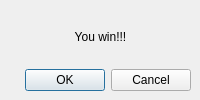
<?xml version="1.0" encoding="UTF-8"?>
<ui version="4.0">
 <class>Win</class>
 <widget class="QDialog" name="Win">
  <property name="geometry">
   <rect>
    <x>0</x>
    <y>0</y>
    <width>200</width>
    <height>100</height>
   </rect>
  </property>
  <property name="minimumSize">
   <size>
    <width>200</width>
    <height>100</height>
   </size>
  </property>
  <property name="maximumSize">
   <size>
    <width>200</width>
    <height>100</height>
   </size>
  </property>
  <property name="windowTitle">
   <string>Dialog</string>
  </property>
  <widget class="QWidget" name="">
   <property name="geometry">
    <rect>
     <x>10</x>
     <y>10</y>
     <width>181</width>
     <height>81</height>
    </rect>
   </property>
   <layout class="QVBoxLayout" name="verticalLayout">
    <item>
     <widget class="QLabel" name="label">
      <property name="text">
       <string>You win!!!</string>
      </property>
      <property name="alignment">
       <set>Qt::AlignCenter</set>
      </property>
     </widget>
    </item>
    <item>
     <widget class="QDialogButtonBox" name="buttonBox">
      <property name="standardButtons">
       <set>QDialogButtonBox::Cancel|QDialogButtonBox::Ok</set>
      </property>
     </widget>
    </item>
   </layout>
  </widget>
 </widget>
 <resources/>
 <connections>
  <connection>
   <sender>buttonBox</sender>
   <signal>accepted()</signal>
   <receiver>Win</receiver>
   <slot>close()</slot>
   <hints>
    <hint type="sourcelabel">
     <x>100</x>
     <y>73</y>
    </hint>
    <hint type="destinationlabel">
     <x>99</x>
     <y>49</y>
    </hint>
   </hints>
  </connection>
  <connection>
   <sender>buttonBox</sender>
   <signal>rejected()</signal>
   <receiver>Win</receiver>
   <slot>close()</slot>
   <hints>
    <hint type="sourcelabel">
     <x>100</x>
     <y>73</y>
    </hint>
    <hint type="destinationlabel">
     <x>99</x>
     <y>49</y>
    </hint>
   </hints>
  </connection>
 </connections>
</ui>
